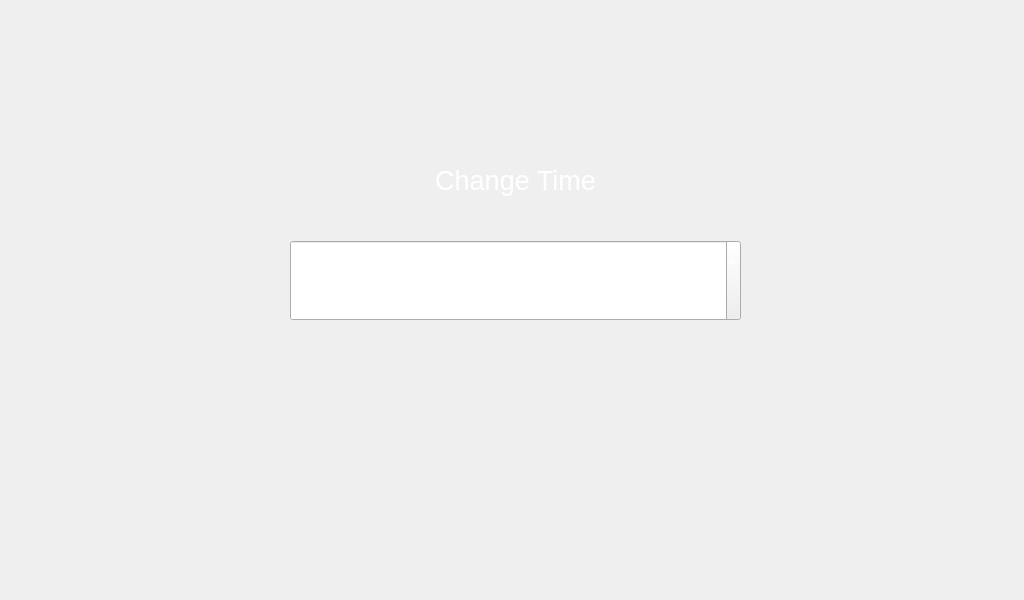
<?xml version="1.0" encoding="UTF-8"?>
<ui version="4.0">
 <class>Settings</class>
 <widget class="QDialog" name="Settings">
  <property name="geometry">
   <rect>
    <x>0</x>
    <y>0</y>
    <width>1024</width>
    <height>600</height>
   </rect>
  </property>
  <property name="sizePolicy">
   <sizepolicy hsizetype="Fixed" vsizetype="Fixed">
    <horstretch>0</horstretch>
    <verstretch>0</verstretch>
   </sizepolicy>
  </property>
  <property name="windowTitle">
   <string>Dialog</string>
  </property>
  <property name="styleSheet">
   <string notr="true">color: rgb(0, 0, 0);</string>
  </property>
  <widget class="QPushButton" name="Save_Changes">
   <property name="geometry">
    <rect>
     <x>410</x>
     <y>360</y>
     <width>201</width>
     <height>81</height>
    </rect>
   </property>
   <property name="focusPolicy">
    <enum>Qt::NoFocus</enum>
   </property>
   <property name="contextMenuPolicy">
    <enum>Qt::NoContextMenu</enum>
   </property>
   <property name="styleSheet">
    <string notr="true">image: url(:/icons/icons/save.png);</string>
   </property>
   <property name="text">
    <string/>
   </property>
   <property name="autoDefault">
    <bool>false</bool>
   </property>
   <property name="flat">
    <bool>true</bool>
   </property>
  </widget>
  <widget class="QPushButton" name="Back_Home">
   <property name="geometry">
    <rect>
     <x>-40</x>
     <y>0</y>
     <width>150</width>
     <height>600</height>
    </rect>
   </property>
   <property name="focusPolicy">
    <enum>Qt::NoFocus</enum>
   </property>
   <property name="contextMenuPolicy">
    <enum>Qt::NoContextMenu</enum>
   </property>
   <property name="styleSheet">
    <string notr="true">image: url(:/icons/icons/home.png);</string>
   </property>
   <property name="text">
    <string/>
   </property>
   <property name="autoDefault">
    <bool>false</bool>
   </property>
   <property name="flat">
    <bool>true</bool>
   </property>
  </widget>
  <widget class="QLabel" name="label">
   <property name="geometry">
    <rect>
     <x>410</x>
     <y>160</y>
     <width>211</width>
     <height>41</height>
    </rect>
   </property>
   <property name="font">
    <font>
     <family>Ubuntu</family>
     <pointsize>20</pointsize>
    </font>
   </property>
   <property name="styleSheet">
    <string notr="true">color: rgb(255, 255, 255);</string>
   </property>
   <property name="text">
    <string>Change Time</string>
   </property>
   <property name="alignment">
    <set>Qt::AlignCenter</set>
   </property>
  </widget>
  <widget class="QDateTimeEdit" name="dateTimeEdit">
   <property name="geometry">
    <rect>
     <x>290</x>
     <y>240</y>
     <width>451</width>
     <height>81</height>
    </rect>
   </property>
   <property name="font">
    <font>
     <family>Ubuntu</family>
     <pointsize>20</pointsize>
     <italic>false</italic>
    </font>
   </property>
   <property name="styleSheet">
    <string notr="true">color: rgb(255, 255, 255);</string>
   </property>
   <property name="alignment">
    <set>Qt::AlignCenter</set>
   </property>
  </widget>
 </widget>
 <resources/>
 <connections/>
</ui>
